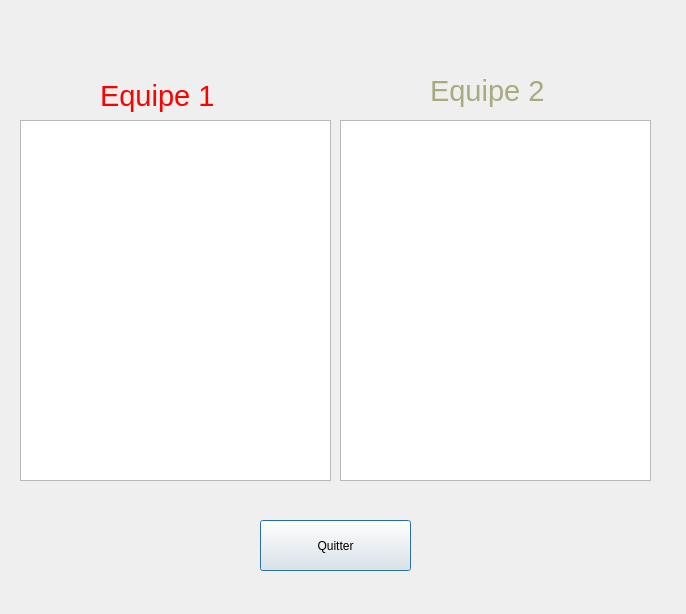
<?xml version="1.0" encoding="UTF-8"?>
<ui version="4.0">
 <class>Resultat</class>
 <widget class="QDialog" name="Resultat">
  <property name="geometry">
   <rect>
    <x>0</x>
    <y>0</y>
    <width>686</width>
    <height>614</height>
   </rect>
  </property>
  <property name="windowTitle">
   <string>Dialog</string>
  </property>
  <widget class="QWidget" name="verticalLayoutWidget">
   <property name="geometry">
    <rect>
     <x>20</x>
     <y>120</y>
     <width>311</width>
     <height>361</height>
    </rect>
   </property>
   <layout class="QVBoxLayout" name="verticalLayout">
    <item>
     <widget class="QTextBrowser" name="textBrowser"/>
    </item>
   </layout>
  </widget>
  <widget class="QWidget" name="verticalLayoutWidget_2">
   <property name="geometry">
    <rect>
     <x>340</x>
     <y>120</y>
     <width>311</width>
     <height>361</height>
    </rect>
   </property>
   <layout class="QVBoxLayout" name="verticalLayout_2">
    <item>
     <widget class="QTextBrowser" name="textBrowser_2"/>
    </item>
   </layout>
  </widget>
  <widget class="QLabel" name="label">
   <property name="geometry">
    <rect>
     <x>100</x>
     <y>70</y>
     <width>121</width>
     <height>51</height>
    </rect>
   </property>
   <property name="font">
    <font>
     <pointsize>22</pointsize>
    </font>
   </property>
   <property name="styleSheet">
    <string notr="true">color: rgb(255, 0, 0);</string>
   </property>
   <property name="text">
    <string>Equipe 1</string>
   </property>
  </widget>
  <widget class="QLabel" name="label_2">
   <property name="geometry">
    <rect>
     <x>430</x>
     <y>70</y>
     <width>121</width>
     <height>41</height>
    </rect>
   </property>
   <property name="font">
    <font>
     <pointsize>22</pointsize>
    </font>
   </property>
   <property name="styleSheet">
    <string notr="true">color: rgb(170, 170, 127);</string>
   </property>
   <property name="text">
    <string>Equipe 2</string>
   </property>
  </widget>
  <widget class="QPushButton" name="Quitter">
   <property name="geometry">
    <rect>
     <x>260</x>
     <y>520</y>
     <width>151</width>
     <height>51</height>
    </rect>
   </property>
   <property name="text">
    <string>Quitter</string>
   </property>
  </widget>
 </widget>
 <resources/>
 <connections/>
</ui>
